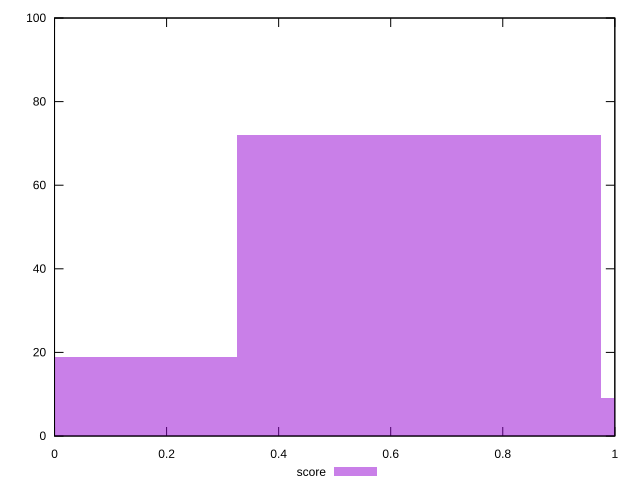

Recreate this plot in gnuplot.
reset

$score <<EOF
0 19
0.65040006472085 72
1.3008001294417 9
EOF

set key outside below
set boxwidth 0.65040006472085
set xrange [0:1]
set yrange [0:100]
set trange [0:100]
set style fill transparent solid 0.5 noborder
set terminal svg size 640, 490 enhanced background rgb 'white'
set output "report/report_00029_2021-02-24T13-36-40.390Z/max-potential-fid/samples/agenda/score/histogram.svg"

plot $score title "score" with boxes

reset
